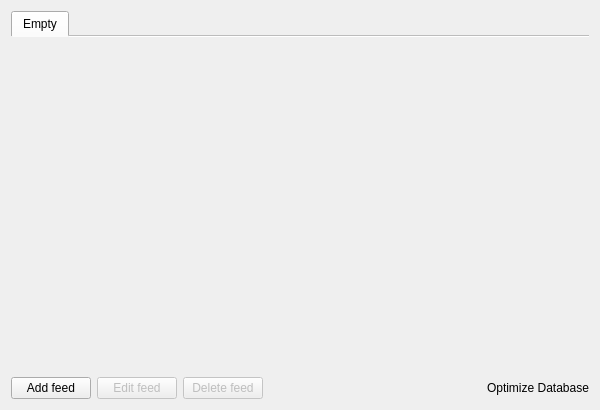
<?xml version="1.0" encoding="UTF-8"?>
<ui version="4.0">
 <class>RSSManager</class>
 <widget class="QWidget" name="RSSManager">
  <property name="geometry">
   <rect>
    <x>0</x>
    <y>0</y>
    <width>600</width>
    <height>410</height>
   </rect>
  </property>
  <property name="windowTitle">
   <string>RSS Reader</string>
  </property>
  <layout class="QVBoxLayout" name="verticalLayout_2">
   <property name="spacing">
    <number>6</number>
   </property>
   <item>
    <widget class="QTabWidget" name="tabWidget">
     <property name="focusPolicy">
      <enum>Qt::NoFocus</enum>
     </property>
     <property name="usesScrollButtons">
      <bool>false</bool>
     </property>
     <property name="documentMode">
      <bool>true</bool>
     </property>
     <widget class="QWidget" name="emptyTab">
      <attribute name="title">
       <string>Empty</string>
      </attribute>
      <layout class="QHBoxLayout" name="horizontalLayout_2">
       <property name="leftMargin">
        <number>0</number>
       </property>
       <property name="topMargin">
        <number>0</number>
       </property>
       <property name="rightMargin">
        <number>0</number>
       </property>
      </layout>
     </widget>
    </widget>
   </item>
   <item>
    <layout class="QHBoxLayout" name="horizontalLayout">
     <item>
      <widget class="QPushButton" name="add">
       <property name="text">
        <string>Add feed</string>
       </property>
      </widget>
     </item>
     <item>
      <widget class="QPushButton" name="edit">
       <property name="enabled">
        <bool>false</bool>
       </property>
       <property name="text">
        <string>Edit feed</string>
       </property>
      </widget>
     </item>
     <item>
      <widget class="QPushButton" name="deletebutton">
       <property name="enabled">
        <bool>false</bool>
       </property>
       <property name="text">
        <string>Delete feed</string>
       </property>
      </widget>
     </item>
     <item>
      <spacer name="horizontalSpacer">
       <property name="orientation">
        <enum>Qt::Horizontal</enum>
       </property>
       <property name="sizeHint" stdset="0">
        <size>
         <width>40</width>
         <height>20</height>
        </size>
       </property>
      </spacer>
     </item>
     <item>
      <widget class="ClickableLabel" name="optimizeDb">
       <property name="cursor">
        <cursorShape>PointingHandCursor</cursorShape>
       </property>
       <property name="text">
        <string>Optimize Database</string>
       </property>
       <property name="html-link-look" stdset="0">
        <bool>true</bool>
       </property>
      </widget>
     </item>
    </layout>
   </item>
  </layout>
 </widget>
 <customwidgets>
  <customwidget>
   <class>ClickableLabel</class>
   <extends>QLabel</extends>
   <header>clickablelabel.h</header>
  </customwidget>
 </customwidgets>
 <resources/>
 <connections/>
</ui>
